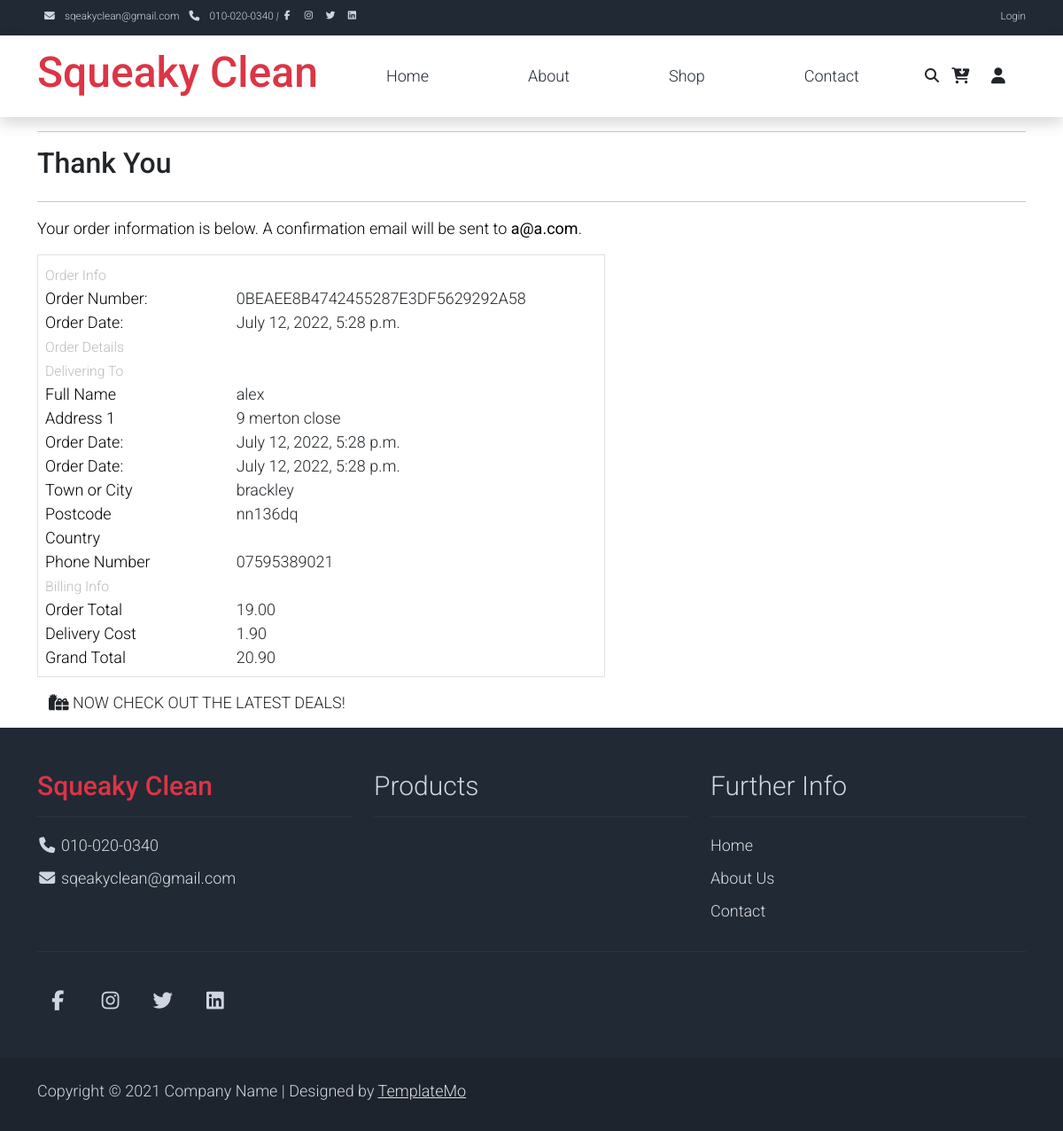
The app's page /checkout/checkout_success/0BEAEE8B4742455287E3DF5629292A58 with its own data.
### checkout/models.py (models this page shows, shortened)
class Order(models.Model):
    order_number = models.CharField(max_length=32, null=False, editable=False)
    full_name = models.CharField(max_length=50, null=False, blank=False)
    email = models.EmailField(max_length=254, null=False, blank=False)
    phone_number = models.CharField(max_length=20, null=False, blank=False)
    country = models.CharField(max_length=40, null=False, blank=False)
    postcode = models.CharField(max_length=20, null=True, blank=True)
    town_or_city = models.CharField(max_length=40, null=False, blank=False)
    street_address1 = models.CharField(max_length=80, null=False, blank=False)
    street_address2 = models.CharField(max_length=80, null=True, blank=True)
    county = models.CharField(max_length=80, null=True, blank=True)
    date = models.DateTimeField(auto_now_add=True)
    delivery_cost = models.DecimalField(max_digits=6, decimal_places=2, null=False, default=0)
    order_total = models.DecimalField(max_digits=10, decimal_places=2, null=False, default=0)
    grand_total = models.DecimalField(max_digits=10, decimal_places=2, null=False, default=0)

### checkout/views.py (the view)
# urls.py: path('checkout_success/<order_number>', views.checkout_success, name='checkout_success'),
def checkout_success(request, order_number):
    save_info = request.session.get('save_info')
    order = get_object_or_404(Order, order_number=order_number)
    messages.success(request, f'Order successfully processed! \
        Your order number is {order_number}. A confirmation \
        email will be sent to {order.email}.')
    if 'bag' in request.session:
        del request.session['bag']
    template = 'checkout/checkout_success.html'
    context = {
        'order': order,
    }
    return render(request, template, context)

### bag/contexts.py (called while the page is built, shortened)
def bag_contents(request):
    bag_items = []
    total = 0
    product_count = 0
    bag = request.session.get('bag', {})
    if total < settings.FREE_DELIVERY_THRESHOLD:
        delivery = total * Decimal(settings.STANDARD_DELIVERY_PERCENTAGE / 100)
        free_delivery_delta = settings.FREE_DELIVERY_THRESHOLD - total
    else:
        delivery = 0
        free_delivery_delta = 0
    grand_total = delivery + total
    context = {
        'bag_items': bag_items,
        'total': total,
        'product_count': product_count,
        'delivery': delivery,
        'free_delivery_delta': free_delivery_delta,
        'free_delivery_threshold': settings.FREE_DELIVERY_THRESHOLD,
        'grand_total': grand_total,
    }
    return context

### checkout/templates/checkout/checkout_success.html (shortened to what this page needs)
{% extends "base.html" %}
{% load static %}
{% block content %}
    <div class="container">
        <div class="row">
            <div class="col">
                <hr>
                <h2 class="logo-font mb-4">Thank You</h2>
                <hr>
                <p class="text-black">Your order information is below. A confirmation email will be sent to <strong>{{ order.email }}</strong>.</p>
            </div>
        </div>
        <div class="row">
            <div class="col-12 col-lg-7">
                <div class="order-confirmation-wrapper p-2 border">
                    <div class="row">
                        <div class="col">
                            <small class="text-muted">Order Info</small>
                        </div>
                    </div>
                    <div class="row">
                        <div class="col-12 col-md-4">
                            <p class="mb-0 text-black font-weight-bold">Order Number:</p>
                        </div>
                        <div class="col-12 col-md-8 text-md-right">
                            <p class="mb-0">{{ order.order_number }}</p>
                        </div>
                    </div>
                    <div class="row">
                        <div class="col-12 col-md-4">
                            <p class="mb-0 text-black font-weight-bold">Order Date:</p>
                        </div>
                        <div class="col-12 col-md-8 text-md-right">
                            <p class="mb-0">{{ order.date }}</p>
                        </div>
                    </div>
                    <div class="row">
                        <div class="col">
                            <small class="text-muted">Order Details</small>
                        </div>
                    </div>
                    <div class="row">
                        <div class="col">
                            <small class="text-muted">Delivering To</small>
                        </div>
                    </div>
                    <div class="row">
                        <div class="col-12 col-md-4">
                            <p class="mb-0 text-black font-weight-bold">Full Name</p>
                        </div>
                        <div class="col-12 col-md-8 text-md-right">
                            <p class="mb-0">{{ order.full_name }}</p>
                        </div>
                    </div>
                    <div class="row">
                        <div class="col-12 col-md-4">
                            <p class="mb-0 text-black font-weight-bold">Address 1</p>
                        </div>
                        <div class="col-12 col-md-8 text-md-right">
                            <p class="mb-0">{{ order.street_address1 }}</p>
                        </div>
                    </div>
                    <div class="row">
                        <div class="col-12 col-md-4">
                            <p class="mb-0 text-black font-weight-bold">Order Date:</p>
                        </div>
                        <div class="col-12 col-md-8 text-md-right">
                            <p class="mb-0">{{ order.date }}</p>
                        </div>
                    </div>
                    <div class="row">
                        <div class="col-12 col-md-4">
                            <p class="mb-0 text-black font-weight-bold">Order Date:</p>
                        </div>
                        <div class="col-12 col-md-8 text-md-right">
                            <p class="mb-0">{{ order.date }}</p>
                        </div>
                    </div>
                    <div class="row">
                        <div class="col-12 col-md-4">
                            <p class="mb-0 text-black font-weight-bold">Town or City</p>
                        </div>
                        <div class="col-12 col-md-8 text-md-right">
                            <p class="mb-0">{{ order.town_or_city }}</p>
                        </div>
                    </div>
                    {% if order.postcode %}
                    <div class="row">
                        <div class="col-12 col-md-4">
                            <p class="mb-0 text-black font-weight-bold">Postcode</p>
                        </div>
                        <div class="col-12 col-md-8 text-md-right">
                            <p class="mb-0">{{ order.postcode }}</p>
                        </div>
                    </div>
                    {%endif%}
                    <div class="row">
                        <div class="col-12 col-md-4">
                            <p class="mb-0 text-black font-weight-bold">Country</p>
                        </div>
                        <div class="col-12 col-md-8 text-md-right">
                        </div>
                    </div>
                    <div class="row">
                        <div class="col-12 col-md-4">
                            <p class="mb-0 text-black font-weight-bold">Phone Number</p>
                        </div>
                        <div class="col-12 col-md-8 text-md-right">
                            <p class="mb-0">{{ order.phone_number }}</p>
                        </div>
                    </div>
                    <div class="row">
                        <div class="col">
                            <small class="text-muted">Billing Info</small>
                        </div>
                    </div>
                    <div class="row">
                        <div class="col-12 col-md-4">
                            <p class="mb-0 text-black font-weight-bold">Order Total</p>
                        </div>
                        <div class="col-12 col-md-8 text-md-right">
                            <p class="mb-0">{{ order.order_total }}</p>
                        </div>
                    </div>
                    <div class="row">
                        <div class="col-12 col-md-4">
                            <p class="mb-0 text-black font-weight-bold">Delivery Cost</p>
                        </div>
                        <div class="col-12 col-md-8 text-md-right">
                            <p class="mb-0">{{ order.delivery_cost }}</p>
                        </div>
                    </div>
                    <div class="row">
                        <div class="col-12 col-md-4">
                            <p class="mb-0 text-black font-weight-bold">Grand Total</p>
                        </div>
                        <div class="col-12 col-md-8 text-md-right">
                            <p class="mb-0">{{ order.grand_total }}</p>
                        </div>
                    </div>
                </div>
            </div>
        </div>
        <div class="row">
			<div class="col-12 col-lg-7 text-right">
				<a href="{% url 'products' %}" class="btn btn-black rounded-0 my-2">
					<span class="icon mr-2">
						<i class="fas fa-gifts"></i>
					</span>
					<span class="text-uppercase">Now check out the latest deals!</span>
				</a>
			</div>
		</div>
    </div>
{% endblock %}

### store/static/store/css/templatemo.css (style rules this page uses)
body, ul, li, p, a, label, input, div { font-family: 'Roboto', sans-serif; font-size: 18px !important; font-weight: 300 !important; }
.text-muted { color: #bcbcbc !important; }

### records on screen
Order: email "a@a.com", order_number "0BEAEE8B4742455287E3DF5629292A58", date "July 12, 2022, 5:28 p.m.", full_name "alex", street_address1 "9 merton close", town_or_city "brackley", postcode "nn136dq", phone_number "07595389021", order_total "19.00", delivery_cost "1.90", grand_total "20.90"
